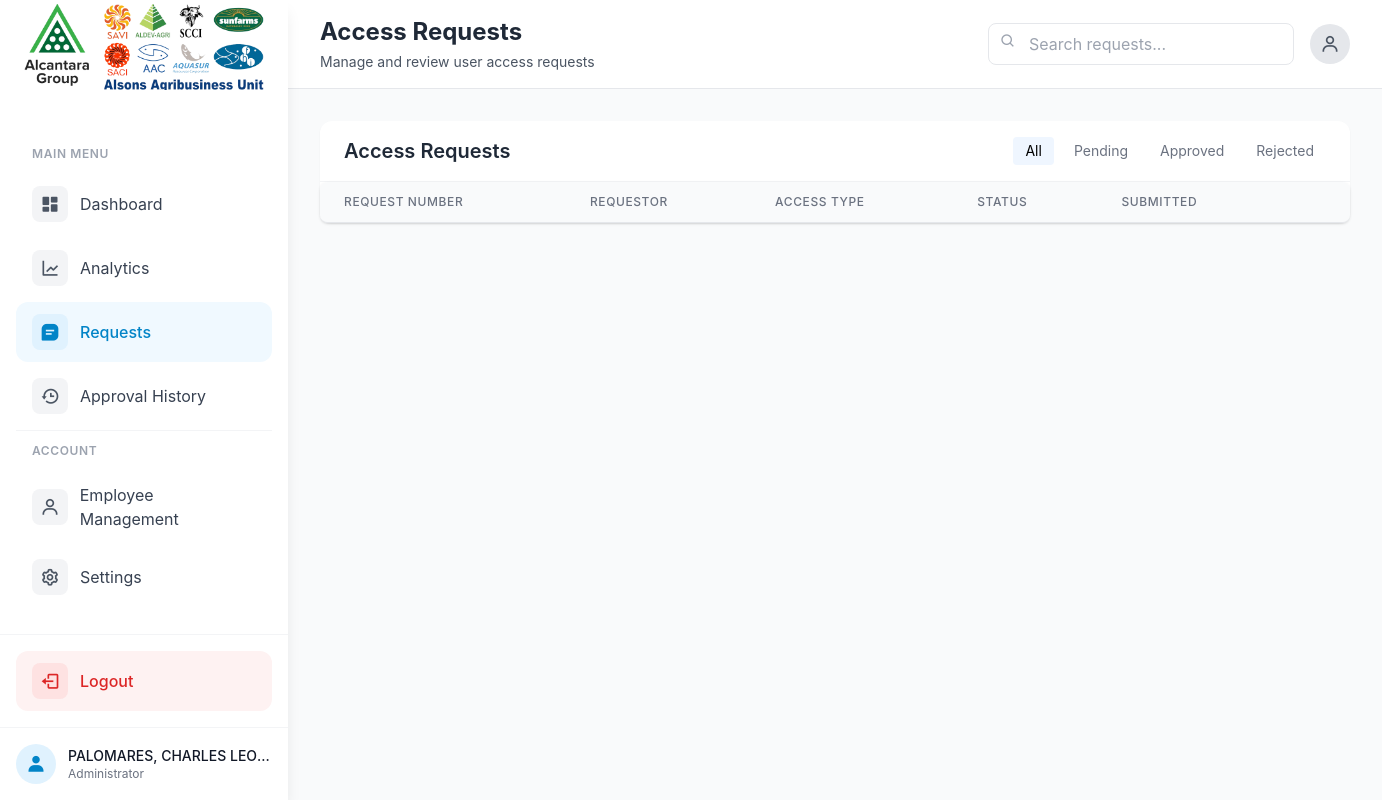
Page /admin/requests.php (signed in) on the earlier database version.
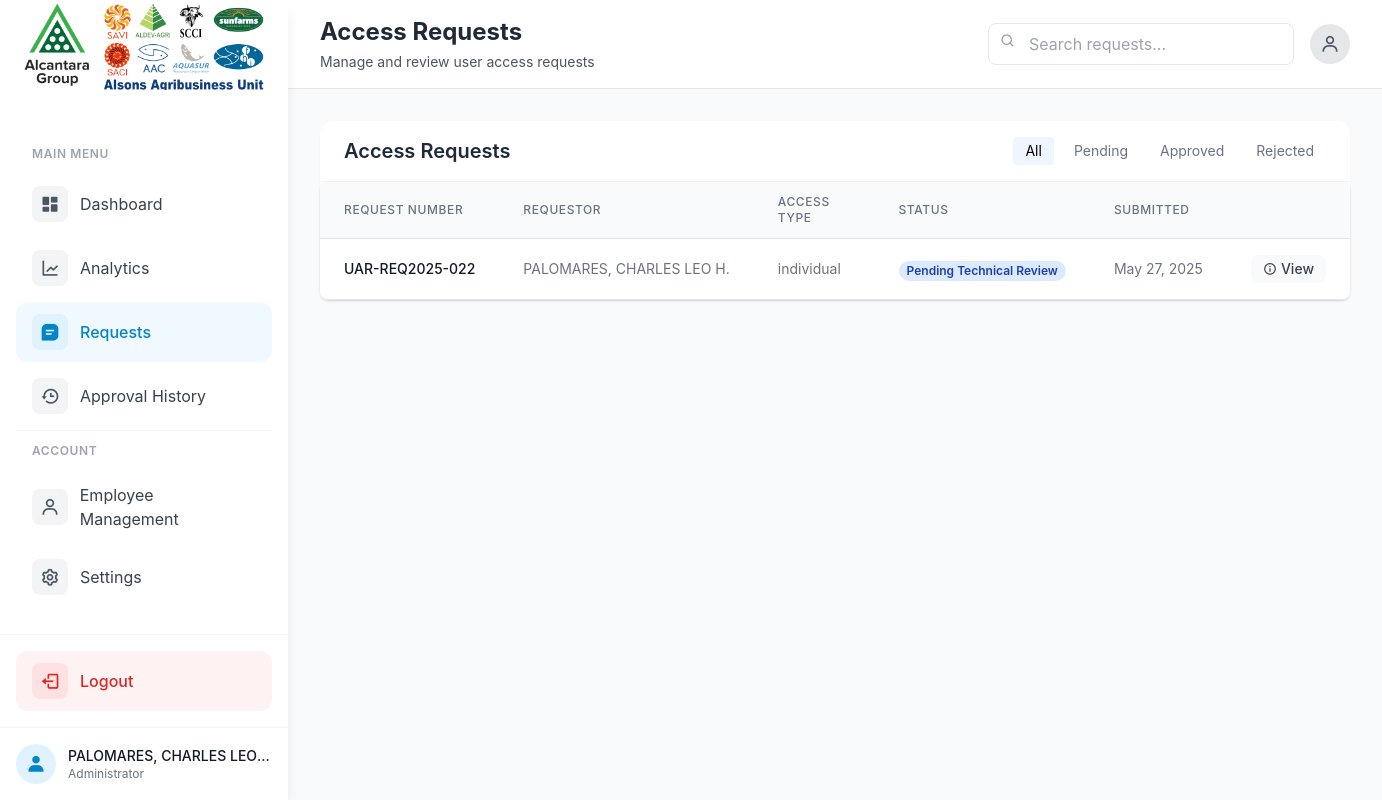
Same page on the later database version.
### tables this page shows
CREATE TABLE `access_requests` (
  `id` int(11) NOT NULL,
  `requestor_name` varchar(255) NOT NULL,
  `business_unit` varchar(50) NOT NULL,
  `access_request_number` varchar(20) NOT NULL,
  `department` varchar(100) NOT NULL,
  `email` varchar(255) NOT NULL,
  `employee_id` varchar(20) NOT NULL,
  `request_date` date NOT NULL,
  `access_type` varchar(50) NOT NULL,
  `justification` text NOT NULL,
  `system_type` varchar(255) DEFAULT NULL,
  `other_system_type` varchar(255) DEFAULT NULL,
  `role_access_type` varchar(50) DEFAULT NULL,
  `duration_type` varchar(20) DEFAULT NULL,
  `start_date` date DEFAULT NULL,
  `end_date` date DEFAULT NULL,
  `date_needed` date DEFAULT NULL COMMENT 'Date when access is needed',
  `access_level` varchar(20) DEFAULT NULL,
  `usernames` longtext DEFAULT NULL CHECK (json_valid(`usernames`)),
  `status` enum('pending_superior','pending_help_desk','pending_technical','pending_process_owner','pending_admin','approved','rejected','pending_testing','pending_testing_setup','pending_testing_review') NOT NULL DEFAULT 'pending_superior',
  `testing_status` enum('not_required','pending','success','failed') DEFAULT 'not_required',
  `testing_notes` text DEFAULT NULL,
  `testing_instructions` text DEFAULT NULL,
  `submission_date` datetime NOT NULL,
  `superior_id` int(11) DEFAULT NULL,
  `superior_review_date` datetime DEFAULT NULL,
  `superior_notes` text DEFAULT NULL,
  `help_desk_id` int(11) DEFAULT NULL,
  `help_desk_review_date` datetime DEFAULT NULL,
  `help_desk_notes` text DEFAULT NULL,
  `technical_id` int(11) DEFAULT NULL,
  `technical_review_date` datetime DEFAULT NULL,
  `technical_notes` text DEFAULT NULL,
  `process_owner_id` int(11) DEFAULT NULL,
  `process_owner_review_date` datetime DEFAULT NULL,
  `process_owner_notes` text DEFAULT NULL,
  `admin_id` int(11) DEFAULT NULL,
  `admin_review_date` datetime DEFAULT NULL,
  `admin_notes` text DEFAULT NULL,
  `reviewed_by` int(11) DEFAULT NULL,
  `review_date` datetime DEFAULT NULL,
  `review_notes` text DEFAULT NULL,
  `application_system` varchar(255) DEFAULT NULL COMMENT 'Stores application system information'
);

### admin/requests.php (the view, shortened to what this page needs)
<?php
require_once '../config.php';
try {
    $sql = "SELECT r.*, a.username as reviewed_by_name
            FROM access_requests r
            LEFT JOIN admin_users a ON r.reviewed_by = a.id
            WHERE r.status != 'approved'
            ORDER BY r.submission_date DESC";
    $stmt = $pdo->prepare($sql);
    $stmt->execute();
    $requests = $stmt->fetchAll(PDO::FETCH_ASSOC);
} catch (PDOException $e) {
    $_SESSION['error_message'] = "Error fetching requests: " . $e->getMessage();
    $requests = [];
}
?>
<!DOCTYPE html>
<html lang="en">
<head>
    <script src="https://cdn.tailwindcss.com"></script>
    <link href="https://cdn.jsdelivr.net/npm/boxicons@2.1.4/css/boxicons.min.css" rel="stylesheet">
</head>
<body class="bg-gray-50">
    <div class="flex min-h-screen">
        <div class="fixed inset-y-0 left-0 z-50 w-72 bg-white shadow-lg transform transition-transform duration-300">
            <div class="flex flex-col h-full">
                <div class="text-center">
                    <img src="../logo.png" alt="Alsons Agribusiness Logo" class="mt-1 w-60 h-auto mx-auto">
                </div><br>
                <nav class="flex-1 pt-6 pb-4 px-4 space-y-1 overflow-y-auto">
                    <p class="px-4 py-2 text-xs font-semibold text-gray-400 uppercase tracking-wider">
                        Main Menu
                    </p>
                    <a href="dashboard.php" class="flex items-center px-4 py-3 text-gray-700 rounded-xl transition-all hover:bg-gray-50 hover:text-primary-600 group">
                        <span class="flex items-center justify-center w-9 h-9 bg-gray-100 text-gray-600 rounded-lg group-hover:bg-primary-50 group-hover:text-primary-600">
                            <i class='bx bxs-dashboard text-xl'></i>
                        </span>
                        <span class="ml-3">Dashboard</span>
                    </a>
                    <a href="analytics.php" class="flex items-center px-4 py-3 text-gray-700 rounded-xl transition-all hover:bg-gray-50 hover:text-primary-600 group">
                        <span class="flex items-center justify-center w-9 h-9 bg-gray-100 text-gray-600 rounded-lg group-hover:bg-primary-50 group-hover:text-primary-600">
                            <i class='bx bx-line-chart text-xl'></i>
                        </span>
                        <span class="ml-3">Analytics</span>
                    </a>
                    <a href="#" class="flex items-center px-4 py-3 text-primary-600 bg-primary-50 rounded-xl transition-all hover:bg-primary-100 group">
                        <span class="flex items-center justify-center w-9 h-9 bg-primary-100 text-primary-600 rounded-lg group-hover:bg-primary-200">
                            <i class='bx bxs-message-square-detail text-xl'></i>
                        </span>
                        <span class="ml-3 font-medium">Requests</span>
                    </a>
                    <a href="approval_history.php" class="flex items-center px-4 py-3 text-gray-700 rounded-xl transition-all hover:bg-gray-50 hover:text-primary-600 group">
                        <span class="flex items-center justify-center w-9 h-9 bg-gray-100 text-gray-600 rounded-lg group-hover:bg-primary-50 group-hover:text-primary-600">
                            <i class='bx bx-history text-xl'></i>
                        </span>
                        <span class="ml-3">Approval History</span>
                    </a>
                    <div class="my-4 border-t border-gray-100"></div>
                    <p class="px-4 py-2 text-xs font-semibold text-gray-400 uppercase tracking-wider">
                        Account
                    </p>
                    <a href="user_management.php" class="flex items-center px-4 py-3 text-gray-700 rounded-xl transition-all hover:bg-gray-50 hover:text-primary-600 group">
                        <span class="flex items-center justify-center w-9 h-9 bg-gray-100 text-gray-600 rounded-lg group-hover:bg-primary-50 group-hover:text-primary-600">
                            <i class='bx bx-user text-xl'></i>
                        </span>
                        <span class="ml-3">Employee Management</span>
                    </a>
                    <a href="settings.php" class="flex items-center px-4 py-3 text-gray-700 rounded-xl transition-all hover:bg-gray-50 hover:text-primary-600 group">
                        <span class="flex items-center justify-center w-9 h-9 bg-gray-100 text-gray-600 rounded-lg group-hover:bg-primary-50 group-hover:text-primary-600">
                            <i class='bx bx-cog text-xl'></i>
                        </span>
                        <span class="ml-3">Settings</span>
                    </a>
                </nav>
                <div class="p-4 border-t border-gray-100">
                    <a href="logout.php" class="flex items-center px-4 py-3 text-red-600 bg-red-50 rounded-xl transition-all hover:bg-red-100 group">
                        <span class="flex items-center justify-center w-9 h-9 bg-red-100 text-red-600 rounded-lg group-hover:bg-red-200">
                            <i class='bx bx-log-out text-xl group-hover:rotate-90 transition-transform duration-300'></i>
                        </span>
                        <span class="ml-3 font-medium">Logout</span>
                    </a>
                </div>
                <div class="px-4 py-4 border-t border-gray-100">
                    <div class="flex items-center space-x-3">
                        <div class="flex-shrink-0">
                            <div class="w-10 h-10 rounded-full bg-primary-100 flex items-center justify-center text-primary-600">
                                <i class='bx bxs-user text-xl'></i>
                            </div>
                        </div>
                        <div class="flex-1 min-w-0">
                            <p class="text-sm font-medium text-gray-900 truncate">
                                <?php echo htmlspecialchars($_SESSION['admin_name'] ?? 'Admin'); ?>
                            </p>
                            <p class="text-xs text-gray-500 truncate">
                                Administrator
                            </p>
                        </div>
                    </div>
                </div>
            </div>
        </div>
        <div class="flex-1 ml-72">
            <div class="bg-white border-b border-gray-200">
                <div class="flex justify-between items-center px-8 py-4">
                    <div>
                        <h2 class="text-2xl font-bold text-gray-800">Access Requests</h2>
                        <p class="text-gray-600 text-sm mt-1">
                            Manage and review user access requests
                        </p>
                    </div>
                    <div class="flex items-center gap-4">
                        <div class="relative">
                            <input type="text"
                                   id="searchInput"
                                   placeholder="Search requests..."
                                   class="pl-10 pr-4 py-2 border border-gray-200 rounded-lg focus:outline-none focus:ring-2 focus:ring-primary/20">
                            <i class='bx bx-search absolute left-3 top-2.5 text-gray-400'></i>
                        </div>
                        <div class="w-10 h-10 rounded-full bg-gray-200 flex items-center justify-center">
                            <i class='bx bx-user text-xl text-gray-600'></i>
                        </div>
                    </div>
                </div>
            </div>
            <div class="p-8">
                <div class="bg-white rounded-xl shadow-sm">
                    <div class="border-b border-gray-100 px-6 py-4">
                        <div class="flex justify-between items-center">
                            <h3 class="text-xl font-semibold text-gray-800">Access Requests</h3>
                            <div class="flex gap-2">
                                <button onclick="filterRequests('all')" class="px-3 py-1 text-sm bg-blue-50 text-primary rounded">All</button>
                                <button onclick="filterRequests('pending')" class="px-3 py-1 text-sm text-gray-500 hover:bg-gray-50 rounded">Pending</button>
                                <button onclick="filterRequests('approved')" class="px-3 py-1 text-sm text-gray-500 hover:bg-gray-50 rounded">Approved</button>
                                <button onclick="filterRequests('rejected')" class="px-3 py-1 text-sm text-gray-500 hover:bg-gray-50 rounded">Rejected</button>
                            </div>
                        </div>
                    </div>
                    <div class="flex flex-col">
                        <div class="-my-2 overflow-x-auto sm:-mx-6 lg:-mx-8">
                            <div class="py-2 align-middle inline-block min-w-full sm:px-6 lg:px-8">
                                <div class="shadow overflow-hidden border-b border-gray-200 sm:rounded-lg">
                        <table class="min-w-full divide-y divide-gray-200">
                            <thead class="bg-gray-50">
                                <tr>
                                                <th scope="col" class="px-6 py-3 text-left text-xs font-medium text-gray-500 uppercase tracking-wider">
                                                    Request Number
                                                </th>
                                                <th scope="col" class="px-6 py-3 text-left text-xs font-medium text-gray-500 uppercase tracking-wider">
                                                    Requestor
                                                </th>
                                                <th scope="col" class="px-6 py-3 text-left text-xs font-medium text-gray-500 uppercase tracking-wider">
                                                    Access Type
                                                </th>
                                                <th scope="col" class="px-6 py-3 text-left text-xs font-medium text-gray-500 uppercase tracking-wider">
                                                    Status
                                                </th>
                                                <th scope="col" class="px-6 py-3 text-left text-xs font-medium text-gray-500 uppercase tracking-wider">
                                                    Submitted
                                                </th>
                                                <th scope="col" class="relative px-6 py-3">
                                                </th>
                                </tr>
                            </thead>
                            <tbody class="bg-white divide-y divide-gray-200">
                                <?php foreach ($requests as $request): ?>
                                            <tr>
                                                <td class="px-6 py-4 whitespace-nowrap text-sm font-medium text-gray-900">
                                                    <?php echo htmlspecialchars($request['access_request_number']); ?>
                                    </td>
                                                <td class="px-6 py-4 whitespace-nowrap text-sm text-gray-500">
                                                    <?php echo htmlspecialchars($request['requestor_name']); ?>
                                    </td>
                                                <td class="px-6 py-4 whitespace-nowrap text-sm text-gray-500">
                                                    <?php echo htmlspecialchars($request['access_type']); ?>
                                    </td>
                                    <td class="px-6 py-4 whitespace-nowrap">
                                                    <?php
                                                    $statusClass = '';
                                                    $status = strtolower($request['status']);
                                                    switch ($status) {
                                                        case 'pending_technical':
                                                            $statusClass = 'bg-blue-100 text-blue-800';
                                                            $displayStatus = 'Pending Technical Review';
                                                            break;
                                                    }
                                                    ?>
                                                    <span class="px-2 inline-flex text-xs leading-5 font-semibold rounded-full <?php echo $statusClass; ?>">
                                                        <?php echo $displayStatus; ?>
                                        </span>
                                    </td>
                                    <td class="px-6 py-4 whitespace-nowrap text-sm text-gray-500">
                                        <?php echo date('M d, Y', strtotime($request['submission_date'])); ?>
                                    </td>
                                    <td class="px-6 py-4 whitespace-nowrap text-right text-sm font-medium">
                                        <div class="flex justify-end gap-2">
                                            <button onclick="showRequestDetails(<?php echo $request['id']; ?>)"
                                                    class="inline-flex items-center px-3 py-1 bg-gray-50 text-gray-700 rounded-lg hover:bg-gray-100">
                                                <i class='bx bx-info-circle'></i>
                                                <span class="ml-1">View</span>
                                            </button>
                                        </div>
                                    </td>
                                </tr>
                                <?php endforeach; ?>
                            </tbody>
                        </table>
                                </div>
                            </div>
                        </div>
                    </div>
                </div>
            </div>
        </div>
    </div>
</body>
</html>

Differences in the rows shown:
added access_requests: access_request_number "UAR-REQ2025-022", requestor_name "PALOMARES, CHARLES LEO H.", access_type "individual", status "Pending Technical Review", submission_date "May 27, 2025"
